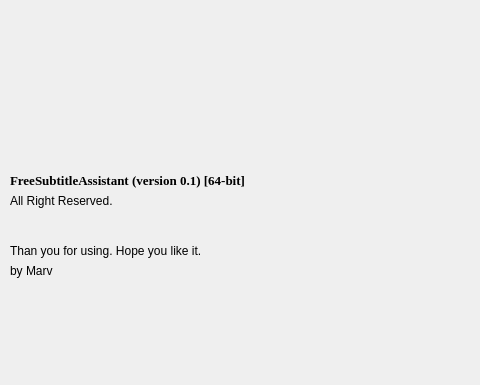
<?xml version="1.0" encoding="UTF-8"?>
<ui version="4.0">
 <class>about</class>
 <widget class="QMainWindow" name="about">
  <property name="geometry">
   <rect>
    <x>0</x>
    <y>0</y>
    <width>480</width>
    <height>385</height>
   </rect>
  </property>
  <property name="windowTitle">
   <string>MainWindow</string>
  </property>
  <widget class="QWidget" name="centralwidget">
   <widget class="QLabel" name="label_2">
    <property name="geometry">
     <rect>
      <x>10</x>
      <y>160</y>
      <width>461</width>
      <height>41</height>
     </rect>
    </property>
    <property name="font">
     <font>
      <family>Times New Roman</family>
      <pointsize>10</pointsize>
      <weight>75</weight>
      <bold>true</bold>
     </font>
    </property>
    <property name="text">
     <string>FreeSubtitleAssistant (version 0.1) [64-bit]</string>
    </property>
   </widget>
   <widget class="QLabel" name="label_3">
    <property name="geometry">
     <rect>
      <x>10</x>
      <y>190</y>
      <width>331</width>
      <height>21</height>
     </rect>
    </property>
    <property name="text">
     <string>All Right Reserved.</string>
    </property>
   </widget>
   <widget class="QLabel" name="label_4">
    <property name="geometry">
     <rect>
      <x>10</x>
      <y>240</y>
      <width>331</width>
      <height>21</height>
     </rect>
    </property>
    <property name="text">
     <string>Than you for using. Hope you like it.</string>
    </property>
   </widget>
   <widget class="QLabel" name="label_5">
    <property name="geometry">
     <rect>
      <x>10</x>
      <y>260</y>
      <width>331</width>
      <height>21</height>
     </rect>
    </property>
    <property name="text">
     <string>by Marv</string>
    </property>
   </widget>
  </widget>
 </widget>
 <resources/>
 <connections/>
</ui>
